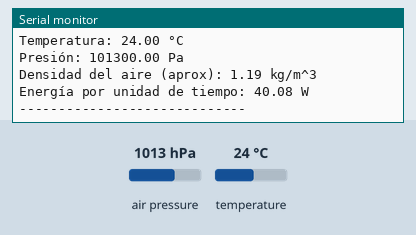
A sketch run on a simulated Arduino Uno, built with avr-gcc and run on an emulated ATmega328P. Shown: the last lines printed to the serial monitor. The inputs (shaded band) are chosen by the test bench; at power-on: air pressure 1013 hPa, temperature 24 °C.

Above: at 5.9 s.
6.0 s: air pressure set to 952 hPa
At 10.34 s:
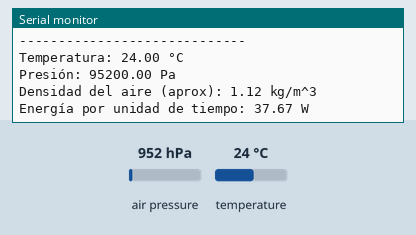
12.1 s: temperature set to 12 °C
At 15.8 s:
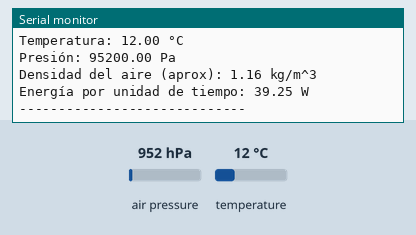
18.2 s: air pressure set to 975 hPa
At 21.0 s:
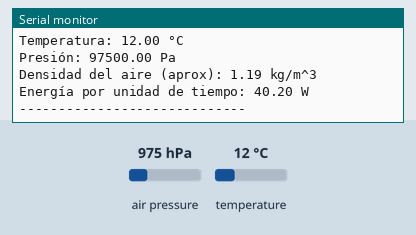
Timing chart, 0 to 22.5 s (numbered marks = the images above; inputs shaded):
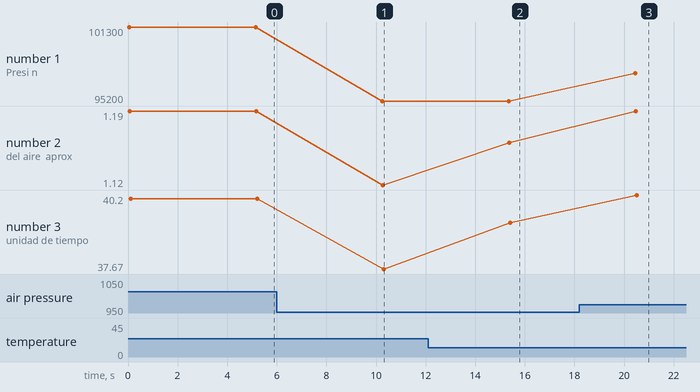

The sketch:

Bmp180_eput.ino
```cpp
#include <Wire.h>
#include <Adafruit_BMP085.h>

Adafruit_BMP085 bmp;

void setup() {
  Serial.begin(9600);
  if (!bmp.begin()) {
    Serial.println("No se detectó el BMP180. Verifica conexiones.");
    while (1);
  }
  Serial.println("Sensor BMP180 listo.");
}

void loop() {
  float temp = bmp.readTemperature();  // °C
  float pressure = bmp.readPressure(); // Pa
  const float pi = 3.1415926535897932;
  const float v = 2.78; // velocidad del viento en m/s
  const float r = 1.0;  // radio de la columna de aire en metros
  float A = pi * r * r; // área

  Serial.print("Temperatura: ");
  Serial.print(temp);
  Serial.println(" °C");

  Serial.print("Presión: ");
  Serial.print(pressure);
  Serial.println(" Pa");

  // Calcular densidad de aire aproximada
  float density = pressure / (287.05 * (temp + 273.15)); // ρ = P / (R*T)

  Serial.print("Densidad del aire (aprox): ");
  Serial.print(density);
  Serial.println(" kg/m^3");

  // Calcular energía por unidad de tiempo (potencia del viento)
  float P = 0.5 * density * A * (v * v * v);

  Serial.print("Energía por unidad de tiempo: ");
  Serial.print(P);
  Serial.println(" W");

  Serial.println("-----------------------------");
  delay(5000); // cada 5 segundos
}
```

Measured:
- after the input at 6.0 s, the serial monitor: prints a new line after 4.3 s (image 1)
- after the input at 12.1 s, the serial monitor: prints a new line after 3.2 s (image 2)
- after the input at 18.2 s, the serial monitor: prints a new line after 2.3 s (image 3)
- plotted number 1: 101300 → 95200 after the input at 6.0 s, 95200 → 97500 after the input at 18.2 s
- plotted number 2: 1.19 → 1.12 after the input at 6.0 s, 1.12 → 1.16 after the input at 12.1 s, 1.16 → 1.19 after the input at 18.2 s
- plotted number 3: 40.08 → 37.67 after the input at 6.0 s, 37.67 → 39.25 after the input at 12.1 s, 39.25 → 40.2 after the input at 18.2 s
